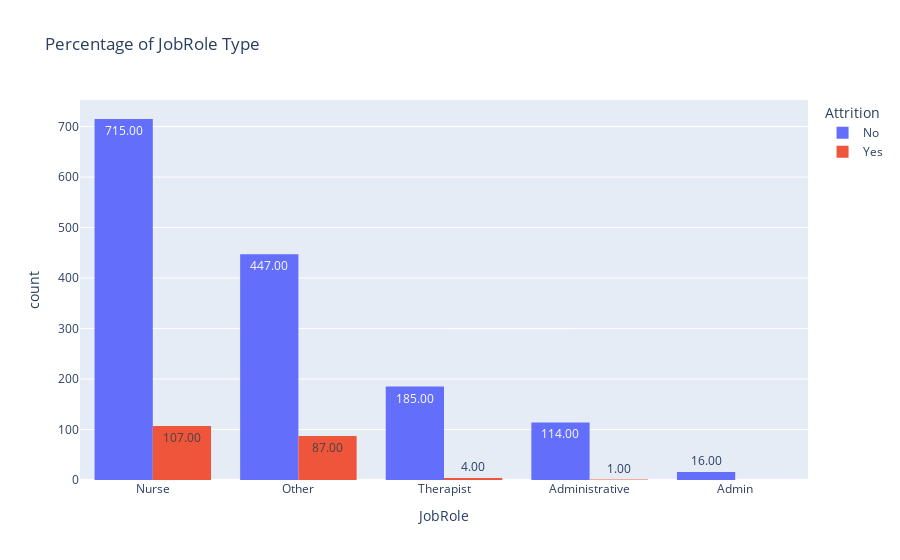

The notebook cell this image was saved under:
### Code cell
px.histogram(df,x="JobRole",color="Attrition",barmode="group",text_auto=".2f", title = "Percentage of JobRole Type")

### Figure 1 — Plotly figure (JSON) as saved in the notebook; plotly's stock layout.template omitted (floating-point values rounded to 4 significant figures; data arrays with more than 128 entries replaced by an {"elided": "..."} marker saying what was removed)
{"data": [{"alignmentgroup": "True", "bingroup": "x", "hovertemplate": "Attrition=No<br>JobRole=%{x}<br>count=%{y}<extra></extra>", "legendgroup": "No", "marker": {"color": "#636efa", "pattern": {"shape": ""}}, "name": "No", "offsetgroup": "No", "orientation": "v", "showlegend": true, "texttemplate": "%{value:.2f}", "type": "histogram", "x": {"elided": "1477 str values"}, "xaxis": "x", "yaxis": "y"}, {"alignmentgroup": "True", "bingroup": "x", "hovertemplate": "Attrition=Yes<br>JobRole=%{x}<br>count=%{y}<extra></extra>", "legendgroup": "Yes", "marker": {"color": "#EF553B", "pattern": {"shape": ""}}, "name": "Yes", "offsetgroup": "Yes", "orientation": "v", "showlegend": true, "texttemplate": "%{value:.2f}", "type": "histogram", "x": {"elided": "199 str values"}, "xaxis": "x", "yaxis": "y"}], "layout": {"barmode": "group", "legend": {"title": {"text": "Attrition"}, "tracegroupgap": 0}, "title": {"text": "Percentage of JobRole Type"}, "xaxis": {"anchor": "y", "domain": [0, 1], "title": {"text": "JobRole"}}, "yaxis": {"anchor": "x", "domain": [0, 1], "title": {"text": "count"}}}}
